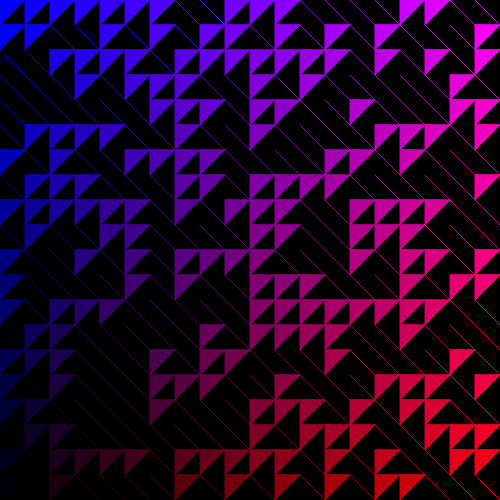
Frame 1 (no input)
Frame 60 (no input): identical to frame 1, image omitted
Frame 120 (the mouse pressed at the canvas centre since frame 60): identical to frame 1, image omitted

The p5.js sketch that drew this single still picture (run headless with seeded random() and noise() and a simulated clock; from frame 60 on, the mouse is pressed at the canvas centre):

// p5.js sketch
// ── sketch.js
let squares = [];
let canvasSize = 500;
let numOfSquares = 20;
let squareSize = canvasSize/numOfSquares;
let start, end, val, col, randomNum;

function setup() {
  createCanvas(canvasSize, canvasSize);
  colorMode(RGB, numOfSquares, numOfSquares, numOfSquares);
  //noLoop();

  for (let i = 0; i < numOfSquares; i++) {
    for (let j = 0; j < numOfSquares; j++) {
      squares.push(new Square(i, j));
    }
  }
}

function draw() {
  background(0);
  randomSeed(23);
  squares.forEach(square => {
    square.render();
  });
}

class Square {
  constructor(_i, _j) {
    this.i = _i;
    this.j = _j;
    this.s = squareSize;
    this.x = this.i * this.s; //transX
    this.y = this.j * this.s; //transY
    this.sw = 1;
  }

  render() {
    push();
    translate(this.x, this.y);
    
    col = color(this.i, 0, numOfSquares - this.j);
    strokeWeight(this.sw);
    stroke(col);
    randomNum = round(random(0, 1));
    if (randomNum == 0) {
      fill(this.i, 0, numOfSquares - this.j);
      beginShape(TRIANGLES);
      vertex(0, 0);
      vertex(0, this.s);
      vertex(this.s, 0);
      endShape();
    } else {
      line(0, 0, this.s, this.s);
    }
    
    pop();
  }
}
